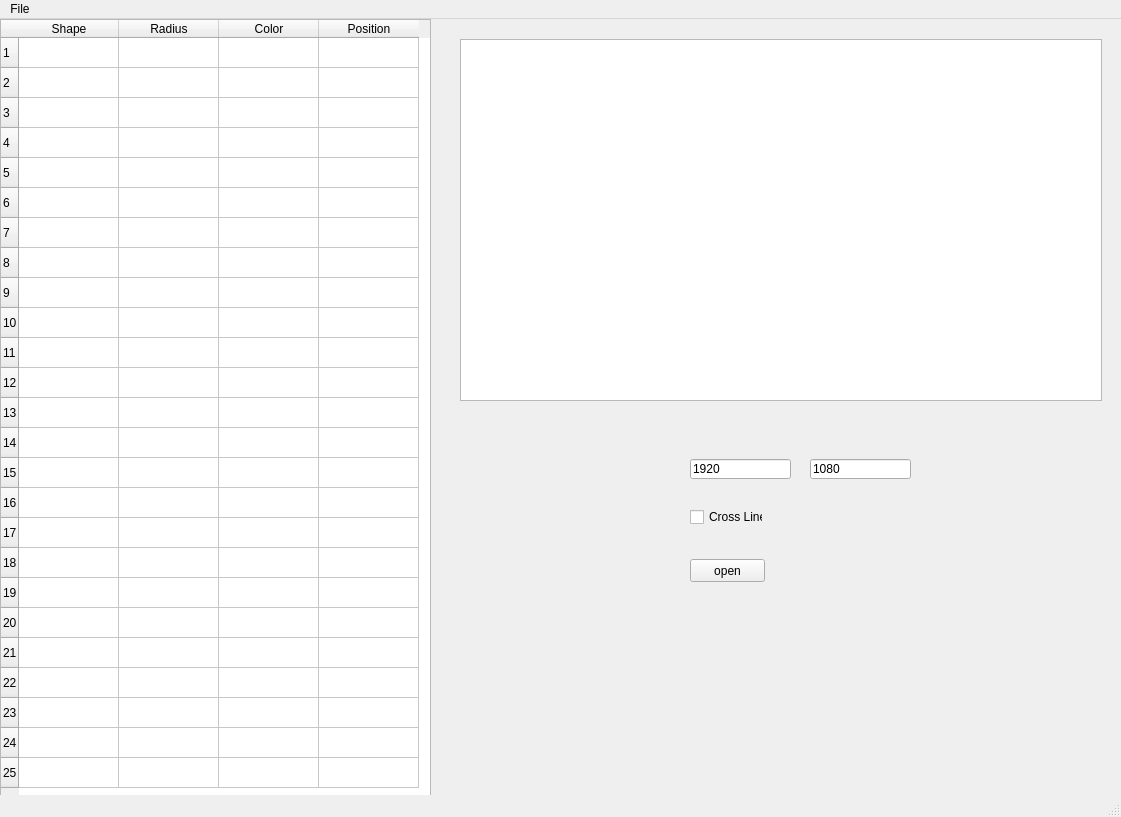
<?xml version="1.0" encoding="UTF-8"?>
<ui version="4.0">
 <class>MainWindow</class>
 <widget class="QMainWindow" name="MainWindow">
  <property name="enabled">
   <bool>true</bool>
  </property>
  <property name="geometry">
   <rect>
    <x>0</x>
    <y>0</y>
    <width>1121</width>
    <height>817</height>
   </rect>
  </property>
  <property name="mouseTracking">
   <bool>false</bool>
  </property>
  <property name="windowTitle">
   <string>Dynamic Pattern</string>
  </property>
  <widget class="QWidget" name="centralwidget">
   <widget class="QTableWidget" name="tableWidget">
    <property name="geometry">
     <rect>
      <x>0</x>
      <y>0</y>
      <width>431</width>
      <height>781</height>
     </rect>
    </property>
    <row>
     <property name="text">
      <string>1</string>
     </property>
    </row>
    <row>
     <property name="text">
      <string>2</string>
     </property>
    </row>
    <row>
     <property name="text">
      <string>3</string>
     </property>
    </row>
    <row>
     <property name="text">
      <string>4</string>
     </property>
    </row>
    <row>
     <property name="text">
      <string>5</string>
     </property>
    </row>
    <row>
     <property name="text">
      <string>6</string>
     </property>
    </row>
    <row>
     <property name="text">
      <string>7</string>
     </property>
    </row>
    <row>
     <property name="text">
      <string>8</string>
     </property>
    </row>
    <row>
     <property name="text">
      <string>9</string>
     </property>
    </row>
    <row>
     <property name="text">
      <string>10</string>
     </property>
    </row>
    <row>
     <property name="text">
      <string>11</string>
     </property>
    </row>
    <row>
     <property name="text">
      <string>12</string>
     </property>
    </row>
    <row>
     <property name="text">
      <string>13</string>
     </property>
    </row>
    <row>
     <property name="text">
      <string>14</string>
     </property>
    </row>
    <row>
     <property name="text">
      <string>15</string>
     </property>
    </row>
    <row>
     <property name="text">
      <string>16</string>
     </property>
    </row>
    <row>
     <property name="text">
      <string>17</string>
     </property>
    </row>
    <row>
     <property name="text">
      <string>18</string>
     </property>
    </row>
    <row>
     <property name="text">
      <string>19</string>
     </property>
    </row>
    <row>
     <property name="text">
      <string>20</string>
     </property>
    </row>
    <row>
     <property name="text">
      <string>21</string>
     </property>
    </row>
    <row>
     <property name="text">
      <string>22</string>
     </property>
    </row>
    <row>
     <property name="text">
      <string>23</string>
     </property>
    </row>
    <row>
     <property name="text">
      <string>24</string>
     </property>
    </row>
    <row>
     <property name="text">
      <string>25</string>
     </property>
    </row>
    <column>
     <property name="text">
      <string>Shape</string>
     </property>
    </column>
    <column>
     <property name="text">
      <string>Radius</string>
     </property>
    </column>
    <column>
     <property name="text">
      <string>Color</string>
     </property>
    </column>
    <column>
     <property name="text">
      <string>Position</string>
     </property>
    </column>
   </widget>
   <widget class="QPushButton" name="open_btn">
    <property name="geometry">
     <rect>
      <x>690</x>
      <y>540</y>
      <width>75</width>
      <height>23</height>
     </rect>
    </property>
    <property name="text">
     <string>open</string>
    </property>
   </widget>
   <widget class="QLineEdit" name="lineEdit_length">
    <property name="geometry">
     <rect>
      <x>690</x>
      <y>440</y>
      <width>101</width>
      <height>20</height>
     </rect>
    </property>
    <property name="text">
     <string>1920</string>
    </property>
   </widget>
   <widget class="QLineEdit" name="lineEdit_width">
    <property name="geometry">
     <rect>
      <x>810</x>
      <y>440</y>
      <width>101</width>
      <height>20</height>
     </rect>
    </property>
    <property name="text">
     <string>1080</string>
    </property>
   </widget>
   <widget class="QCheckBox" name="cross_line_click">
    <property name="enabled">
     <bool>true</bool>
    </property>
    <property name="geometry">
     <rect>
      <x>690</x>
      <y>490</y>
      <width>73</width>
      <height>16</height>
     </rect>
    </property>
    <property name="text">
     <string>Cross Line</string>
    </property>
   </widget>
   <widget class="MyView" name="DynamicPattern">
    <property name="geometry">
     <rect>
      <x>460</x>
      <y>20</y>
      <width>642</width>
      <height>362</height>
     </rect>
    </property>
    <property name="sizePolicy">
     <sizepolicy hsizetype="Ignored" vsizetype="Ignored">
      <horstretch>0</horstretch>
      <verstretch>0</verstretch>
     </sizepolicy>
    </property>
    <property name="mouseTracking">
     <bool>false</bool>
    </property>
    <property name="dragMode">
     <enum>QGraphicsView::NoDrag</enum>
    </property>
   </widget>
  </widget>
  <widget class="QMenuBar" name="menubar">
   <property name="geometry">
    <rect>
     <x>0</x>
     <y>0</y>
     <width>1121</width>
     <height>21</height>
    </rect>
   </property>
   <widget class="QMenu" name="menuFile">
    <property name="title">
     <string>File</string>
    </property>
    <addaction name="action_save"/>
    <addaction name="action_import"/>
   </widget>
   <addaction name="menuFile"/>
  </widget>
  <widget class="QStatusBar" name="statusbar"/>
  <action name="action_save">
   <property name="text">
    <string>Save</string>
   </property>
  </action>
  <action name="action_import">
   <property name="text">
    <string>Import </string>
   </property>
  </action>
 </widget>
 <customwidgets>
  <customwidget>
   <class>MyView</class>
   <extends>QGraphicsView</extends>
   <header location="global">mainUI.h</header>
  </customwidget>
 </customwidgets>
 <resources/>
 <connections/>
 <slots>
  <slot>get_data_from_tabelwidget()</slot>
  <slot>cell_entered_test()</slot>
 </slots>
</ui>
